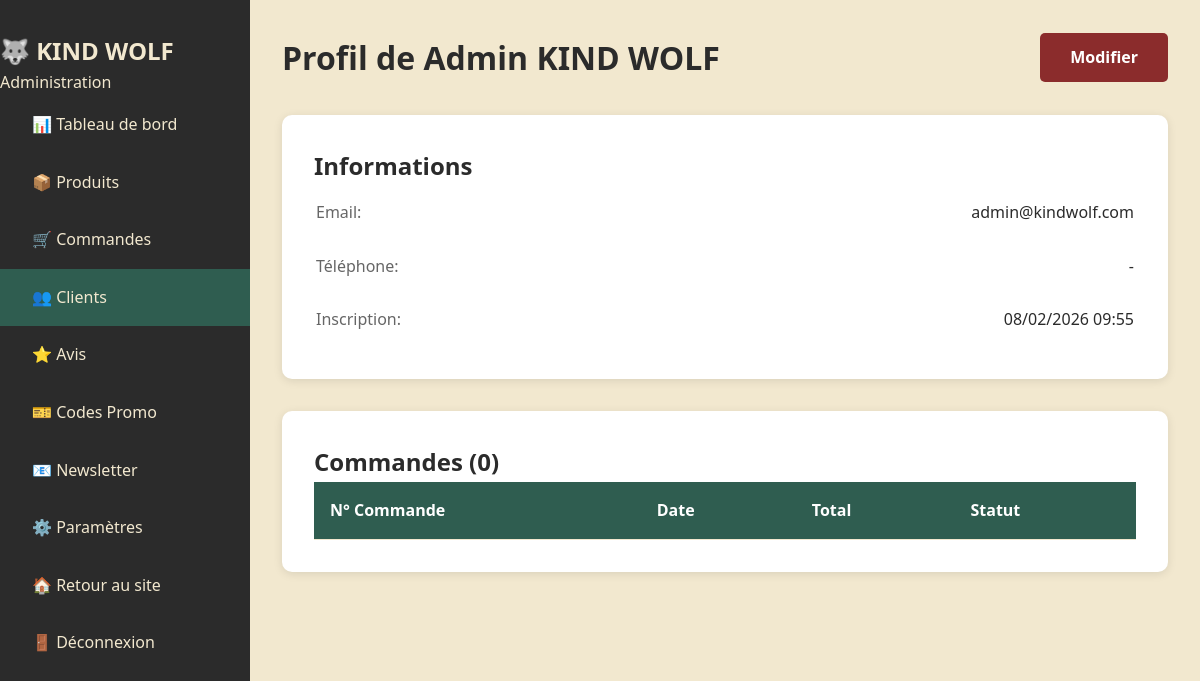
The app's page /kindwolf/admin/users/view.php?id=1 (signed in) with its own data.
### tables this page shows
CREATE TABLE users (
    id INT PRIMARY KEY AUTO_INCREMENT,
    name VARCHAR(100) NOT NULL,
    email VARCHAR(150) UNIQUE NOT NULL,
    password VARCHAR(255) NOT NULL,
    role ENUM('customer', 'admin') DEFAULT 'customer',
    phone VARCHAR(20),
    created_at TIMESTAMP DEFAULT CURRENT_TIMESTAMP,
    updated_at TIMESTAMP DEFAULT CURRENT_TIMESTAMP ON UPDATE CURRENT_TIMESTAMP,
    INDEX idx_email (email),
    INDEX idx_role (role)
);

### kindwolf/admin/users/view.php (the view, shortened to what this page needs)
<?php
require_once '../../config.php';
$user_id = (int)($_GET['id'] ?? 0);
$stmt = $pdo->prepare("SELECT * FROM users WHERE id = ?");
$stmt->execute([$user_id]);
$user = $stmt->fetch();
$orders = $pdo->prepare("SELECT * FROM orders WHERE user_id = ? ORDER BY created_at DESC");
$orders->execute([$user_id]);
$orders = $orders->fetchAll();
?>
<!DOCTYPE html>
<html lang="fr">
<head>
    <link rel="stylesheet" href="../../style.css">
</head>
<body>
    <div class="admin-container">
        <?php include '../admin_sidebar.php'; ?>
        <div class="admin-main">
            <div class="admin-header">
                <h1>Profil de <?php echo htmlspecialchars($user['name']); ?></h1>
                <a href="edit.php?id=<?php echo $user['id']; ?>" class="btn-primary">Modifier</a>
            </div>
            <div class="admin-section">
                <h2>Informations</h2>
                <table class="info-table">
                    <tr>
                        <th>Email:</th>
                        <td><?php echo htmlspecialchars($user['email']); ?></td>
                    </tr>
                    <tr>
                        <th>Téléphone:</th>
                        <td><?php echo htmlspecialchars($user['phone'] ?? '-'); ?></td>
                    </tr>
                    <tr>
                        <th>Inscription:</th>
                        <td><?php echo date('d/m/Y H:i', strtotime($user['created_at'])); ?></td>
                    </tr>
                </table>
            </div>
            <div class="admin-section">
                <h2>Commandes (<?php echo count($orders); ?>)</h2>
                <table class="admin-table">
                    <thead>
                        <tr>
                            <th>N° Commande</th>
                            <th>Date</th>
                            <th>Total</th>
                            <th>Statut</th>
                        </tr>
                    </thead>
                </table>
            </div>
        </div>
    </div>
</body>
</html>

### records on screen
users: name "Admin KIND WOLF", email "admin@kindwolf.com", phone "-", created_at "08/02/2026 09:55"

### other values on screen
count($orders) "0"
